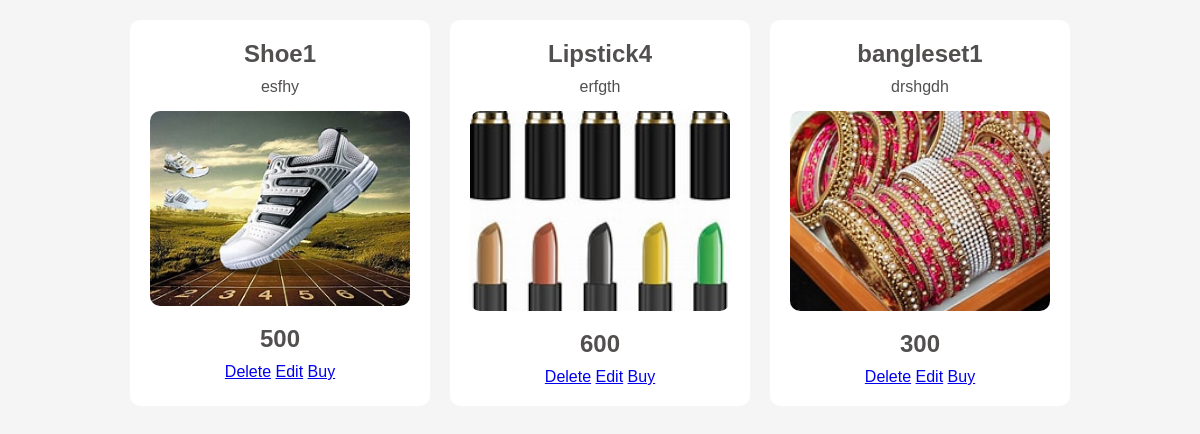
/viewcart (signed in), run on an earlier commit of the app's database.
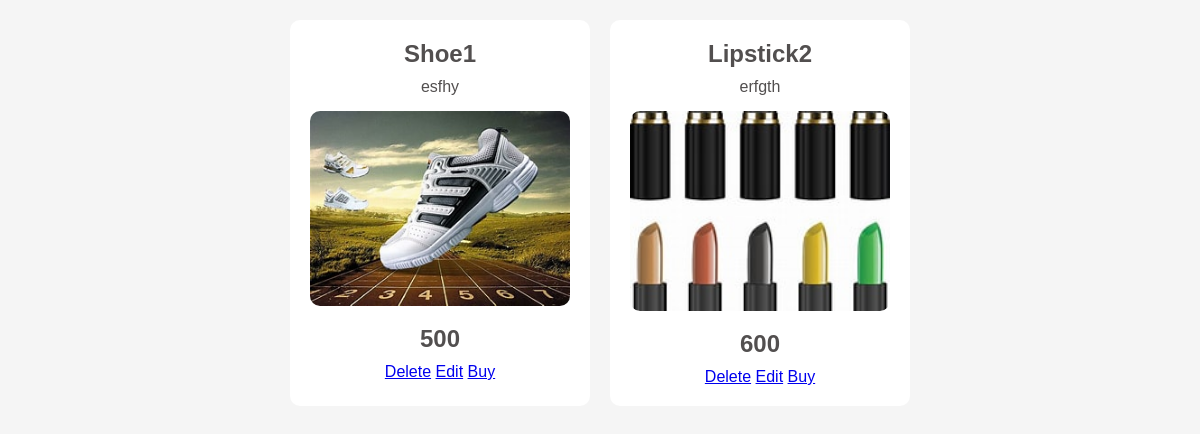
And on a later commit of the database.
### app/models.py (models this page shows)
class Cart(models.Model):
    product_id=models.ForeignKey(Product,on_delete=models.CASCADE)
    user_id=models.ForeignKey(User,on_delete=models.CASCADE)
    quantity=models.IntegerField(default=1,null=True,blank=True)

class Product(models.Model):
    product_id=models.ForeignKey(Company,on_delete=models.CASCADE)
    name=models.CharField(max_length=100)
    image=models.FileField(upload_to='media')
    description=models.CharField(max_length=100)
    price=models.IntegerField()

### app/views.py (the view)
# urls.py: path('viewcart',views.viewcart,name='viewcart'),
def viewcart(request):
    user = User.objects.get( user_id=request.user.id)
    data= Cart.objects.filter(user_id=user)
    return render(request, 'viewcart.html', {'data': data})

### templates/viewcart.html (shortened to what this page needs)
<!DOCTYPE html>
<html lang="en">
<head>
</head>
<body>
    <div class="container">
        {% for i in data %}
        <div class="card">
            <h2>{{ i.product_id.name }}</h2>
            <p>{{ i.product_id.description }}</p>
            <img class="image" src="{{ i.product_id.image.url }}" alt="" height="100px" width="100px">
            <h2>{{i.product_id.price}}</h2>
            <a href="{% url 'deletecart' id=i.id %}" class="delete">Delete</a>
            <a href="{% url 'editcart' id=i.id %}">Edit</a>
            <a href="{% url 'buyproduct' product_id=i.id %}">Buy</a>
        </div>
        {% endfor %}
    </div>
</body>
</html>

### templates/viewcart.html (style rules this page uses)
* { margin: 0; padding: 0; box-sizing: border-box; }
body { font-family: Arial, sans-serif; background-color: whitesmoke; display: flex; justify-content: center; align-items: center; flex-direction: column; }
.container { display: flex; flex-wrap: wrap; gap: 20px; justify-content: center; padding: 20px; }
.card { background-color: white; border-radius: 10px; width: 300px; padding: 20px; text-align: center; }
.image { width: 100%; height: auto; max-height: 200px; object-fit: cover; border-radius: 10px; margin-bottom: 15px; }
.card h2 { margin-bottom: 10px; color: rgb(82,79,79); }
.card p { color: rgb(82, 79, 79); margin-bottom: 15px; }

What changed in the data, as far as the page shows it:
removed Cart: product_id.name "Lipstick4", product_id.description "erfgth", product_id.image (picture), product_id.price "600"
removed Cart: product_id.name "bangleset1", product_id.description "drshgdh", product_id.image (picture), product_id.price "300"
added Cart: product_id.name "Lipstick2", product_id.description "erfgth", product_id.image (picture), product_id.price "600"
